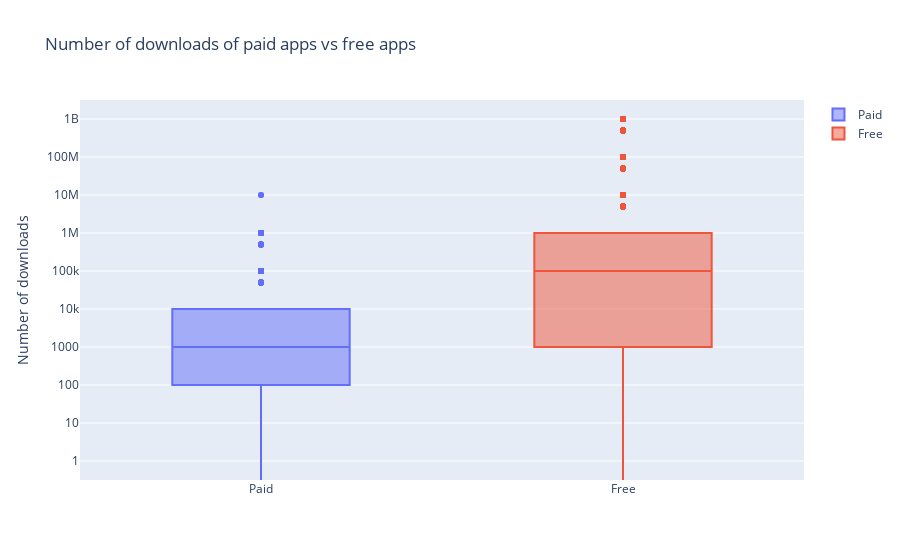

Notebook source saved alongside this figure:
### Markdown cell above
## 9. Popularity of paid apps vs free apps
<p>what do you say which apps will have more popularity <code>Free</code> or <code>Paid</code> apps?</p>
<p>Some characteristics of free apps are:</p>
<ul>
<li>Free to download.</li>
<li>Main source of income often comes from advertisements.</li>
</ul>
<p>Some characteristics of paid apps are:</p>
<ul>
<li>Users are asked to pay once for the app to download and use it.</li>
<li>The user  get a feel for the app after buying it.</li>
</ul>
<p>Are paid apps installed as much as free apps? It turns out that paid apps have a relatively lower number of installs than free apps.</p>

### Code cell
# Plot for Paid Apps
paid_apps = go.Box(
    # Data for paid apps
    y = apps[apps['Type'] == "Paid"]['Installs'],
    name = 'Paid'
)

# Plot for Free Apps
free_apps = go.Box(
    # Data for free apps
    y = apps[apps['Type'] == "Free"]['Installs'],
    name = 'Free'
)

layout = go.Layout(
    title = "Number of downloads of paid apps vs free apps",
    yaxis = dict(title = "Number of downloads",
                type = 'log',
                autorange = True)
)

# Add paid_apps and free_apps to a list for plotting
data = [paid_apps, free_apps]
plotly.offline.iplot({'data': data, 'layout': layout})

### Figure 1 — Plotly figure (JSON) as saved in the notebook; plotly's stock layout.template omitted (floating-point values rounded to 4 significant figures; data arrays with more than 128 entries replaced by an {"elided": "..."} marker saying what was removed)
{"data": [{"name": "Paid", "type": "box", "y": {"elided": "756 int values"}}, {"name": "Free", "type": "box", "y": {"elided": "8903 int values"}}], "layout": {"title": {"text": "Number of downloads of paid apps vs free apps"}, "yaxis": {"autorange": true, "title": {"text": "Number of downloads"}, "type": "log"}}}
